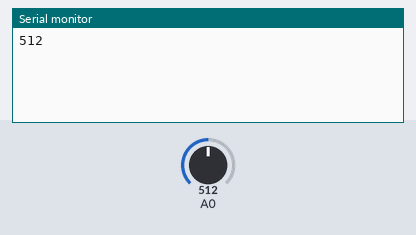
Simulated run of this sketch. Board: ESP8266 (NodeMCU). On the bench: the last lines printed to the serial monitor. Inputs (shaded band) come from the test bench; at power-on: A0 = 512. WiFi joins after 1.5 s; servers stay silent unless stated.

Above: at 3.0 s.
3.1 s: A0 set to 588
At 4.9 s:
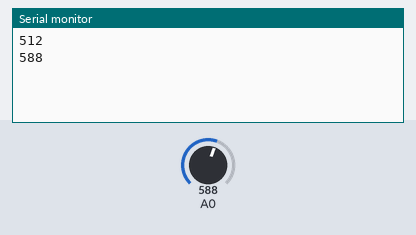
5.0 s: A0 set to 613
At 9.2 s:
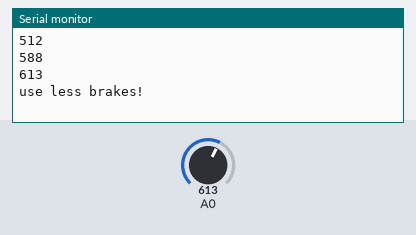
Timing chart, 0 to 10.7 s (numbered marks = the images above; inputs shaded):
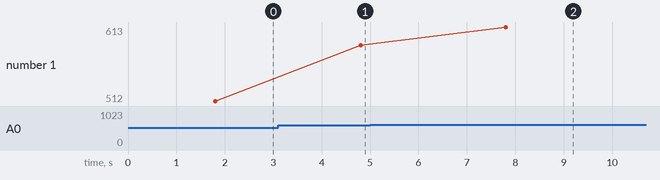

Measured:
- the behaviour switches between 599 and 600 on A0 (found by bisection; images 1 and 2)
- after the input at 3.1 s, the serial monitor: prints a new line after 1.7 s (image 1)
- after the input at 5.0 s, the serial monitor: prints a new line after 2.8 s (image 2)
- plotted number 1: 512 → 588 after the input at 3.1 s, 588 → 613 after the input at 5.0 s

The sketch:

potentiometer_blynk.ino
```cpp
#define BLYNK_PRINT Serial
#include <ESP8266WiFi.h>
#include <BlynkSimpleEsp8266.h>

static int count=0;
char auth[] = "20cf656c8624408f9307a418b126df86";
char ssid[] = "Technical Board IIT Guwahati";
char pass[] = "gymkhana";
void setup() {
  Serial.begin(9600);
  Blynk.begin(auth, ssid, pass);
}

void loop() {

  Blynk.run();
  double value=analogRead(A0);
  Serial.println(analogRead(A0));
  if(value>=600){
    Serial.println("use less brakes!");
    count++;
  }

 if(count>5)
    {
    Serial.println("above permitted level");
    count=0;
    delay(50000);
    }


  delay(3000);
}
```
